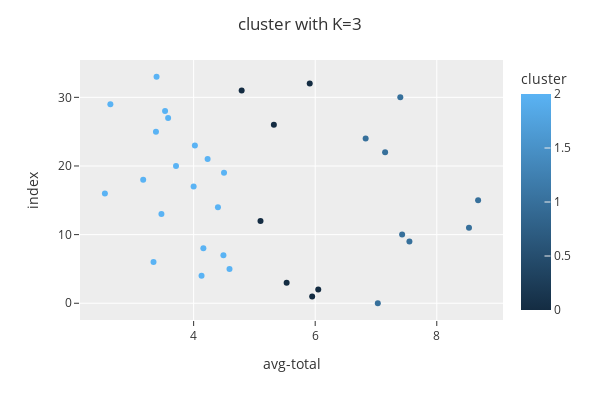

Notebook source saved alongside this figure:
### Code cell
fig = px.scatter(df, x='avg-total', 
                 color='cluster',
                 template='ggplot2')

fig.update_layout(title= 'cluster with K=3',
                  width= 600,
                  height= 400)

fig.show()

### Figure 1 — Plotly figure (JSON) as saved in the notebook; plotly's stock layout.template omitted (floating-point values rounded to 4 significant figures)
{"data": [{"hovertemplate": "avg-total=%{x}<br>index=%{y}<br>cluster=%{marker.color}<extra></extra>", "legendgroup": "", "marker": {"color": [1, 0, 0, 0, 2, 2, 2, 2, 2, 1, 1, 1, 0, 2, 2, 1, 2, 2, 2, 2, 2, 2, 1, 2, 1, 2, 0, 2, 2, 2, 1, 0, 0, 2], "coloraxis": "coloraxis", "symbol": "circle"}, "mode": "markers", "name": "", "orientation": "h", "showlegend": false, "type": "scatter", "x": [7.03, 5.95, 6.05, 5.53, 4.13, 4.59, 3.34, 4.49, 4.16, 7.55, 7.43, 8.53, 5.1, 3.47, 4.4, 8.68, 2.54, 4, 3.17, 4.5, 3.71, 4.23, 7.15, 4.02, 6.83, 3.38, 5.32, 3.58, 3.53, 2.63, 7.4, 4.79, 5.91, 3.39], "xaxis": "x", "y": [0, 1, 2, 3, 4, 5, 6, 7, 8, 9, 10, 11, 12, 13, 14, 15, 16, 17, 18, 19, 20, 21, 22, 23, 24, 25, 26, 27, 28, 29, 30, 31, 32, 33], "yaxis": "y"}], "layout": {"coloraxis": {"colorbar": {"title": {"text": "cluster"}}, "colorscale": [[0, "rgb(20,44,66)"], [1, "rgb(90,179,244)"]]}, "height": 400, "legend": {"tracegroupgap": 0}, "margin": {"t": 60}, "title": {"text": "cluster with K=3"}, "width": 600, "xaxis": {"anchor": "y", "domain": [0, 1], "title": {"text": "avg-total"}}, "yaxis": {"anchor": "x", "domain": [0, 1], "title": {"text": "index"}}}}
